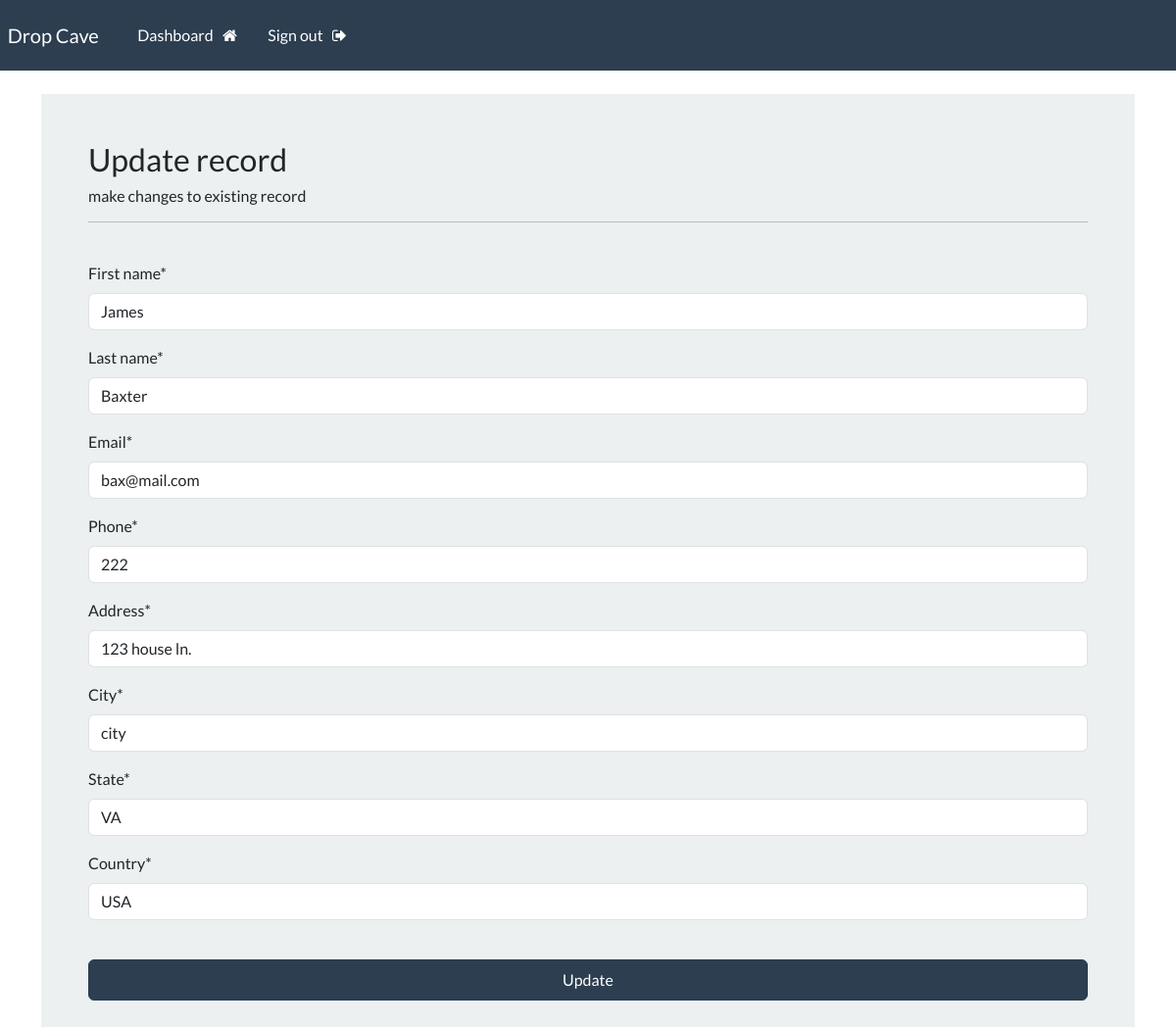
/update-record/5 (signed in), run on the app's committed database.
### myApp/models.py (models this page shows, shortened)
class Record(models.Model):
    creation_date = models.DateTimeField(auto_now_add=True)
    first_name = models.CharField(max_length=100)
    last_name = models.CharField(max_length=100)
    email = models.CharField(max_length=255)
    phone = models.CharField(max_length=300)
    address = models.CharField(max_length=255)
    city = models.CharField(max_length=255)
    state = models.CharField(max_length=200)
    country = models.CharField(max_length=125)

### myApp/views.py (the view)
# urls.py: path("update-record/<int:pk>", views.update_record, name="update-record"),
@login_required(login_url='login')
def update_record(request, pk):
    record = Record.objects.get(id=pk)
    form = UpdateRecordForm(instance=record)
    if request.method == "POST":
        form = UpdateRecordForm(request.POST, instance=record)
        if form.is_valid():
            form.save()
            messages.success(request, "Successfully updated record!")
            return redirect('dashboard')
    context = {'form4': form}
    return render(request, 'myApp/update-record.html', context=context)

### myApp/forms.py
class UpdateRecordForm(forms.ModelForm):
    class Meta:
        model = Record
        fields = ['first_name', 'last_name', 'email', 'phone', 'address', 'city', 'state', 'country']

### myApp/templates/myApp/update-record.html (shortened to what this page needs)
{% extends 'myApp/base.html' %}
{% load crispy_forms_tags %}
{% block content %}
<body>
    <div class='container bg-light shadow-md p-5'>
        <h3>Update record</h3>
        <h6>make changes to existing record</h6>
        <hr>
        <br>
        <form method="POST" autocomplete='off'>
            {{ form4|crispy }}
            <br>
            <button type='submit' class='btn btn-primary w-100 btn-block p-2'>Update</button>
        </form>
    </div>
</body>
{% endblock content %}

### data on the page
Record: first_name "James", last_name "Baxter", email "bax@mail.com", phone "222", address "123 house ln.", city "city", state "VA", country "USA"
